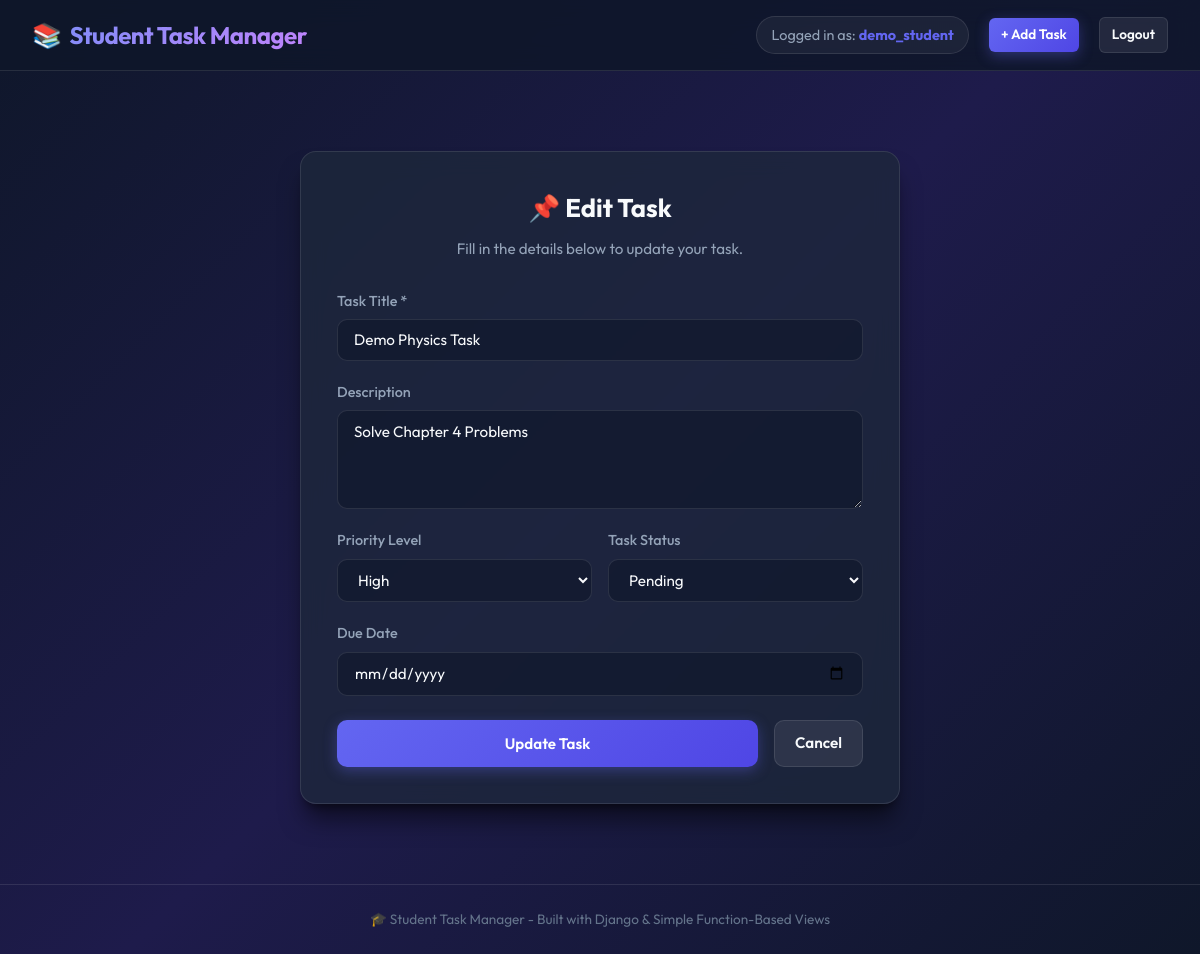
The app's page /task/1/edit/ (signed in) with its own data.
### tasks/models.py (models this page shows, shortened)
class Task(models.Model):
    PRIORITY_CHOICES = [
        ('High', 'High'),
        ('Medium', 'Medium'),
        ('Low', 'Low'),
    ]
    STATUS_CHOICES = [
        ('Pending', 'Pending'),
        ('Completed', 'Completed'),
    ]
    user = models.ForeignKey(User, on_delete=models.CASCADE, related_name='tasks')
    title = models.CharField(max_length=200)
    description = models.TextField(blank=True, null=True)
    priority = models.CharField(max_length=10, choices=PRIORITY_CHOICES, default='Medium')
    due_date = models.DateField(blank=True, null=True)
    status = models.CharField(max_length=10, choices=STATUS_CHOICES, default='Pending')
    created_at = models.DateTimeField(auto_now_add=True)
    class Meta:
        ordering = ['-created_at']

### tasks/views.py (the view)
# urls.py: path('task/<int:task_id>/edit/', views.task_update, name='task_update'),
@login_required
def task_update(request, task_id):
    task = get_object_or_404(Task, id=task_id, user=request.user)
    if request.method == 'POST':
        form = TaskForm(request.POST, instance=task)
        if form.is_valid():
            form.save()
            messages.success(request, "Task successfully update ho gaya!")
            return redirect('task_list')
    else:
        form = TaskForm(instance=task)
    return render(request, 'tasks/task_form.html', {
        'form': form,
        'page_title': 'Edit Task',
        'button_text': 'Update Task',
        'is_edit': True
    })

### tasks/forms.py
class TaskForm(forms.ModelForm):
    class Meta:
        model = Task
        fields = ['title', 'description', 'priority', 'due_date', 'status']
        widgets = {
            'title': forms.TextInput(attrs={
                'class': 'form-control',
                'placeholder': 'Task Title (e.g. Complete Django Assignment)'
            }),
            'description': forms.Textarea(attrs={
                'class': 'form-control',
                'rows': 4,
                'placeholder': 'Add details, notes or links for this task...'
            }),
            'priority': forms.Select(attrs={
                'class': 'form-control select-control'
            }),
            'due_date': forms.DateInput(attrs={
                'class': 'form-control',
                'type': 'date'  # HTML5 Date Picker UI
            }),
            'status': forms.Select(attrs={
                'class': 'form-control select-control'
            }),
        }

### tasks/templates/tasks/task_form.html (shortened to what this page needs)
{% extends 'tasks/base.html' %}
{% block content %}
<div class="auth-wrapper" style="max-width: 600px;">
    <div class="form-card">
        <h2>📌 {{ page_title }}</h2>
        <p class="form-subtitle">Fill in the details below to {% if is_edit %}update your{% else %}add a new{% endif %} task.</p>
        <form method="POST">
            <div class="form-group">
                <label for="{{ form.title.id_for_label }}">Task Title *</label>
                {{ form.title }}
            </div>
            <div class="form-group">
                <label for="{{ form.description.id_for_label }}">Description</label>
                {{ form.description }}
            </div>
            <div style="display: grid; grid-template-columns: 1fr 1fr; gap: 1rem;">
                <div class="form-group">
                    <label for="{{ form.priority.id_for_label }}">Priority Level</label>
                    {{ form.priority }}
                </div>
                <div class="form-group">
                    <label for="{{ form.status.id_for_label }}">Task Status</label>
                    {{ form.status }}
                </div>
            </div>
            <div class="form-group">
                <label for="{{ form.due_date.id_for_label }}">Due Date</label>
                {{ form.due_date }}
            </div>
            <div style="display: flex; gap: 1rem; margin-top: 1.5rem;">
                <button type="submit" class="btn btn-primary" style="flex: 1;">
                    {{ button_text }}
                </button>
                <a href="{% url 'task_list' %}" class="btn btn-secondary">
                    Cancel
                </a>
            </div>
        </form>
    </div>
</div>
{% endblock %}

### tasks/templates/tasks/base.html (shortened to what this page needs)
{% load static %}
<!DOCTYPE html>
<html lang="en">
<head>
    <link rel="stylesheet" href="{% static 'tasks/style.css' %}">
</head>
<body>
    <nav class="navbar">
        <div class="navbar-container">
            <a href="{% url 'task_list' %}" class="navbar-brand">
                📚 <span>Student Task Manager</span>
            </a>
            <ul class="nav-links">
                {% if user.is_authenticated %}
                    <li class="user-badge">
                        Logged in as: <strong>{{ user.username }}</strong>
                    </li>
                    <li>
                        <a href="{% url 'task_create' %}" class="btn btn-primary btn-sm">+ Add Task</a>
                    </li>
                    <li>
                        <a href="{% url 'logout' %}" class="btn btn-secondary btn-sm">Logout</a>
                    </li>
                {% endif %}
            </ul>
        </div>
    </nav>
    <main class="main-container">
        {% block content %}
        {% endblock %}
    </main>
    <footer class="footer">
        <p>🎓 Student Task Manager - Built with Django & Simple Function-Based Views</p>
    </footer>
</body>
</html>

### tasks/static/tasks/style.css (style rules this page uses)
:root { --font-family: 'Outfit', -apple-system, BlinkMacSystemFont, "Segoe UI", Roboto, sans-serif; --bg-gradient: linear-gradient(135deg, #0f172a 0%, #1e1b4b 50%, #0f172a 100%); --card-bg: rgba(30, 41, 59, 0.75); --card-border: rgba(255, 255, 255, 0.1); --glass-header: rgba(15, 23, 42, 0.85); --primary-color: #6366f1; --primary-hover: #4f46e5; --primary-glow: rgba(99, 102, 241, 0.35); --text-main: #f8fafc; --text-muted: #94a3b8; --text-dim: #64748b; --success-color: #10b981; --success-glow: rgba(16, 185, 129, 0.25); --warning-color: #f59e0b; --warning-glow: rgba(245, 158, 11, 0.25); --danger-color: #ef4444; --danger-glow: rgba(239, 68, 68, 0.25); --info-color: #3b82f6; --border-radius-lg: 16px; --border-radius-md: 10px; --border-radius-sm: 6px; --shadow-main: 0 20px 25px -5px rgba(0, 0, 0, 0.5), 0 8px 10px -6px rgba(0, 0, 0, 0.5); --transition-fast: all 0.2s cubic-bezier(0.4, 0, 0.2, 1); }
* { box-sizing: border-box; margin: 0; padding: 0; }
body { font-family: var(--font-family); background: var(--bg-gradient); background-attachment: fixed; color: var(--text-main); min-height: 100vh; display: flex; flex-direction: column; line-height: 1.6; }
.navbar { background: var(--glass-header); backdrop-filter: blur(12px); -webkit-backdrop-filter: blur(12px); border-bottom: 1px solid var(--card-border); position: sticky; top: 0; z-index: 100; padding: 1rem 2rem; }
.navbar-container { max-width: 1200px; margin: 0 auto; display: flex; justify-content: space-between; align-items: center; }
.navbar-brand { font-size: 1.5rem; font-weight: 700; color: var(--text-main); text-decoration: none; display: flex; align-items: center; gap: 0.5rem; letter-spacing: -0.5px; }
.navbar-brand span { background: linear-gradient(135deg, #818cf8, #c084fc); -webkit-background-clip: text; -webkit-text-fill-color: transparent; }
.nav-links { display: flex; align-items: center; gap: 1.25rem; list-style: none; }
.user-badge { font-size: 0.9rem; color: var(--text-muted); background: rgba(255, 255, 255, 0.05); padding: 0.4rem 0.9rem; border-radius: 50px; border: 1px solid var(--card-border); }
.user-badge strong { color: var(--primary-color); }
.main-container { flex: 1; max-width: 1200px; width: 100%; margin: 2rem auto; padding: 0 1.5rem; }
.btn { display: inline-flex; align-items: center; justify-content: center; gap: 0.5rem; padding: 0.65rem 1.25rem; font-size: 0.95rem; font-weight: 600; font-family: var(--font-family); border-radius: var(--border-radius-md); border: none; cursor: pointer; text-decoration: none; transition: var(--transition-fast); }
.btn-primary { background: linear-gradient(135deg, var(--primary-color), var(--primary-hover)); color: white; box-shadow: 0 4px 14px var(--primary-glow); }
.btn-secondary { background: rgba(255, 255, 255, 0.08); color: var(--text-main); border: 1px solid var(--card-border); }
.btn-sm { padding: 0.4rem 0.75rem; font-size: 0.85rem; border-radius: var(--border-radius-sm); }
.form-control { background: rgba(15, 23, 42, 0.6); border: 1px solid var(--card-border); color: var(--text-main); padding: 0.65rem 1rem; border-radius: var(--border-radius-md); font-family: var(--font-family); font-size: 0.95rem; outline: none; transition: var(--transition-fast); }
.select-control option { background: #1e293b; color: var(--text-main); }
.auth-wrapper { max-width: 480px; margin: 3rem auto; width: 100%; }
.form-card { background: var(--card-bg); backdrop-filter: blur(12px); border: 1px solid var(--card-border); padding: 2.25rem; border-radius: var(--border-radius-lg); box-shadow: var(--shadow-main); }
.form-card h2 { font-size: 1.6rem; font-weight: 700; margin-bottom: 0.5rem; text-align: center; }
.form-subtitle { text-align: center; color: var(--text-muted); margin-bottom: 1.75rem; font-size: 0.95rem; }
.form-group { margin-bottom: 1.25rem; display: flex; flex-direction: column; gap: 0.4rem; }
.form-group label { font-size: 0.9rem; font-weight: 500; color: var(--text-muted); }
.form-group .form-control { width: 100%; }
.footer { text-align: center; padding: 1.5rem; color: var(--text-dim); font-size: 0.85rem; border-top: 1px solid var(--card-border); margin-top: auto; }

### records on screen
Task: title "Demo Physics Task", description "Solve Chapter 4 Problems", priority "High", status "Pending"

### other values on screen
{{ user.username }} "demo_student"
{{ page_title }} "Edit Task"
{{ button_text }} "Update Task"
